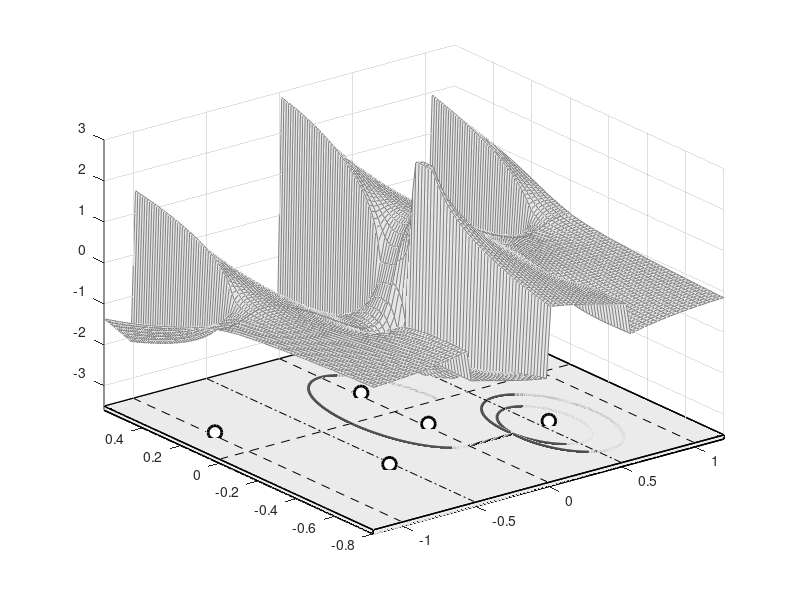

The MATLAB source for this figure: (Note: this script raises an error after producing the figure.)
function plotme
    F = load('meshAA_ep0.5_50100.mat');
    G = load('pathAA_.B_ep0.5.mat');
    meshpathdat = F.pathdat;
    pathdat = G.pathdat;
    path = G.path;
    
    
    minz = -3.5;
    dom = [-1.2, 1.2, -0.8, 0.6];
    zeps = 0.08;
    zwidth = 0.1;
    colorop = 'grey';
    edgecol = 0.7*[1 1 1];
    meshedgecol = 0.35*[1 1 1];
    basecol = 0.92*[1 1 1];
    outwidth=1;
    
    zmeshmin = -2;
    zmeshmax = 2.8;
    
    reimname = 'imag';
    reim = str2func(reimname);
    
    
    
    close all
    figure(1); clf(1); hold on
    set(gcf, 'Units', 'pixels', 'Position', [620 268 1457 1070]);
    zlim([minz - zwidth, 3])
    xlim([-1.2, 1.2]);
    ylim([-0.8, 0.6]);
    view([-10, 20]);
    grid on
%     colormap gray
    
    plotplane
%     grid off
%     set(gca, 'Visible', 'off');

    plotsurf_up;
%     w = wireframe(X,Y,Z,4, .5, meshedgecol);

    plotsurf_down
%     w = wireframe(X,Y,Z,4, .5, meshedgecol);
%     brighten(0.5);
    
    
    % Now run the command
    cd ../../stokeswavecode/bdint
    handles = qt_bdint_path_plotter(path, pathdat, 'PatchWidth', 0.07, 'NumArc', 180, 'ZPlot', 'imag', 'ZFunc', 'dfdz');
    
    delete(handles.surf.edge_right{1})
    delete(handles.surf.edge_left{1})
    cd ../../stokeswavepub/surfAA_.B_/
    
    function plotsurf_up
        X = real(meshpathdat.up.FF);
        Y = imag(meshpathdat.up.FF);
        Z = reim(exp(meshpathdat.up.taumat - 1i*meshpathdat.up.thetamat)) - zeps;
        
        ind = find(Y(:,1) > dom(4));
        
        X(ind,:) = [];
        Z(ind,:) = [];
        Y(ind,:) = [];
        
        p = surf(X, Y, Z);
%         set(p, 'EdgeColor', 'none', 'FaceColor', 0.9*[1 1 1]);        
        set(p, 'EdgeColor', 0.8*[1 1 1], 'FaceColor', 0.9*[1 1 1]);        
        set(p, 'EdgeColor', 0.5*[1 1 1], 'FaceColor', 0.9*[1 1 1]);        
    end
    function plotsurf_down
        X = real(meshpathdat.down.FF);
        Y = imag(meshpathdat.down.FF);
        Z = reim(exp(meshpathdat.down.taumat - 1i*meshpathdat.down.thetamat)) - zeps;

        ind = find(Y(:,1) < dom(3));

        X(ind,:) = [];
        Z(ind,:) = [];
        Y(ind,:) = [];

        Z(find(Z < zmeshmin)) = zmeshmin;
        Z(find(Z > zmeshmax)) = zmeshmax;

        p = surf(X, Y, Z);
%         set(p, 'EdgeColor', 'none', 'FaceColor', 0.9*[1 1 1]);
set(p, 'EdgeColor', 0.8*[1 1 1], 'FaceColor', 0.9*[1 1 1]);  
set(p, 'EdgeColor', 0.5*[1 1 1], 'FaceColor', 0.9*[1 1 1]);        
    end
    function plotplane
        % Bottom plane
        fill3([dom(1) dom(2) dom(2) dom(1)], [dom(3) dom(3) dom(4) dom(4)], (minz - zwidth)*[1 1 1 1], basecol,'LineWidth', outwidth);
        % Left plane
        fill3(dom(1)*[1 1 1 1], [dom(3) dom(3) dom(4) dom(4)], [(minz - zwidth) (minz) (minz) (minz - zwidth)], basecol,'LineWidth', outwidth);
        % Right plane
        fill3(dom(2)*[1 1 1 1], [dom(3) dom(3) dom(4) dom(4)], [(minz - zwidth) (minz) (minz) (minz - zwidth)], basecol,'LineWidth', outwidth);
        % Front plane
        fill3([dom(1) dom(2) dom(2) dom(1)], dom(3)*[1 1 1 1], [(minz - zwidth) (minz - zwidth) (minz) (minz)], basecol,'LineWidth', outwidth);
        % Top plane
        fill3([dom(1) dom(2) dom(2) dom(1)], [dom(3) dom(3) dom(4) dom(4)], (minz)*[1 1 1 1], basecol, 'LineWidth', outwidth);
        
        f_A = 1i*0.175;
        plot3([0, 0, -1 1], imag(f_A)*[1 -1, 1, 1], minz*[1 1, 1, 1]+zeps, 'ko', 'MarkerFace', 'w', 'MarkerSize', 10, 'LineWidth', 2);
        
        f_B = 0.545 - 0.387i;
        plot3(real(f_B)*[-1 1], imag(f_B)*[1 1], minz*[1 1]+zeps, 'ko', 'MarkerFace', 'w', 'MarkerSize', 10, 'LineWidth', 2);
        
        plot3([dom(1), dom(2)], [0, 0], minz*[1 1], 'k--');
        plot3([0, 0], [dom(3), dom(4)], minz*[1 1], 'k--');
        
        plot3([1, 1], [dom(3), dom(4)], minz*[1 1], 'k--');
        plot3([-1, -1], [dom(3), dom(4)], minz*[1 1], 'k--');
        
        plot3([0.5, 0.5], [dom(3), dom(4)], minz*[1 1], 'k-.');
        plot3([-0.5, -0.5], [dom(3), dom(4)], minz*[1 1], 'k-.');
        
        plot3(real(pathdat.f),imag(pathdat.f), 0*pathdat.f + minz, 'k-', 'LineWidth', 2);
        
    end
    
end
